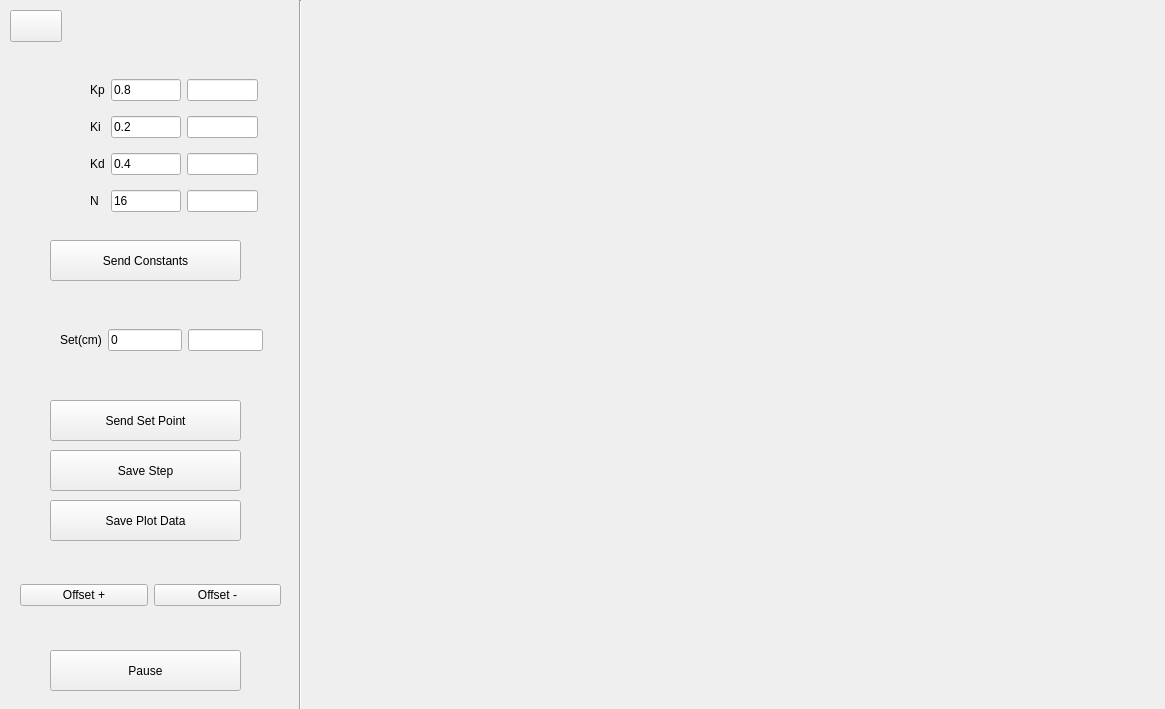
<?xml version="1.0" encoding="UTF-8"?>
<ui version="4.0">
 <class>NewBalanceBeamWidget</class>
 <widget class="QWidget" name="NewBalanceBeamWidget">
  <property name="geometry">
   <rect>
    <x>0</x>
    <y>0</y>
    <width>1165</width>
    <height>709</height>
   </rect>
  </property>
  <property name="minimumSize">
   <size>
    <width>1165</width>
    <height>709</height>
   </size>
  </property>
  <property name="windowTitle">
   <string>Form</string>
  </property>
  <property name="styleSheet">
   <string notr="true">QWidget {
	font-family: &quot;Segoe UI&quot;;
	font-size: 16px;
	color: #033f63;
}

QPushButton {
	background-color: #033f63;
	color: #d9d9d9;
	border-radius: 4px;
	padding: 8px 16px;
}

#sampling_rate_label, #input_label, #filter_label, #mid_corner_label, #low_corner_label, #high_corner_label {
	font-size: 20px;
	text-align: center;
	color: #98012e;
}

background-color: #d9d9d9;</string>
  </property>
  <widget class="QPushButton" name="home_btn">
   <property name="geometry">
    <rect>
     <x>10</x>
     <y>10</y>
     <width>52</width>
     <height>32</height>
    </rect>
   </property>
   <property name="text">
    <string/>
   </property>
   <property name="icon">
    <iconset resource="basic_operation.qrc">
     <normaloff>:/assets/assets/home_icon.png</normaloff>:/assets/assets/home_icon.png</iconset>
   </property>
  </widget>
  <widget class="QWidget" name="gridLayoutWidget">
   <property name="geometry">
    <rect>
     <x>90</x>
     <y>70</y>
     <width>168</width>
     <height>151</height>
    </rect>
   </property>
   <layout class="QGridLayout" name="gridLayout">
    <item row="1" column="0">
     <widget class="QLabel" name="label_2">
      <property name="text">
       <string>Ki</string>
      </property>
     </widget>
    </item>
    <item row="2" column="0">
     <widget class="QLabel" name="label_3">
      <property name="text">
       <string>Kd</string>
      </property>
     </widget>
    </item>
    <item row="0" column="1">
     <widget class="QLineEdit" name="kp_input">
      <property name="text">
       <string>0.8</string>
      </property>
     </widget>
    </item>
    <item row="0" column="0">
     <widget class="QLabel" name="label">
      <property name="text">
       <string>Kp</string>
      </property>
     </widget>
    </item>
    <item row="0" column="2">
     <widget class="QLineEdit" name="kp_output">
      <property name="readOnly">
       <bool>true</bool>
      </property>
     </widget>
    </item>
    <item row="3" column="0">
     <widget class="QLabel" name="label_4">
      <property name="text">
       <string>N</string>
      </property>
     </widget>
    </item>
    <item row="1" column="1">
     <widget class="QLineEdit" name="ki_input">
      <property name="text">
       <string>0.2</string>
      </property>
     </widget>
    </item>
    <item row="2" column="1">
     <widget class="QLineEdit" name="kd_input">
      <property name="text">
       <string>0.4</string>
      </property>
     </widget>
    </item>
    <item row="3" column="1">
     <widget class="QLineEdit" name="n_input">
      <property name="text">
       <string>16</string>
      </property>
     </widget>
    </item>
    <item row="1" column="2">
     <widget class="QLineEdit" name="ki_output">
      <property name="readOnly">
       <bool>true</bool>
      </property>
     </widget>
    </item>
    <item row="2" column="2">
     <widget class="QLineEdit" name="kd_output">
      <property name="readOnly">
       <bool>true</bool>
      </property>
     </widget>
    </item>
    <item row="3" column="2">
     <widget class="QLineEdit" name="n_output">
      <property name="readOnly">
       <bool>true</bool>
      </property>
     </widget>
    </item>
   </layout>
  </widget>
  <widget class="Line" name="line">
   <property name="geometry">
    <rect>
     <x>290</x>
     <y>0</y>
     <width>20</width>
     <height>741</height>
    </rect>
   </property>
   <property name="orientation">
    <enum>Qt::Vertical</enum>
   </property>
  </widget>
  <widget class="QPushButton" name="send_constants_btn">
   <property name="geometry">
    <rect>
     <x>50</x>
     <y>240</y>
     <width>191</width>
     <height>41</height>
    </rect>
   </property>
   <property name="text">
    <string>Send Constants</string>
   </property>
  </widget>
  <widget class="QWidget" name="horizontalLayoutWidget">
   <property name="geometry">
    <rect>
     <x>60</x>
     <y>300</y>
     <width>203</width>
     <height>80</height>
    </rect>
   </property>
   <layout class="QHBoxLayout" name="horizontalLayout">
    <item>
     <widget class="QLabel" name="label_5">
      <property name="text">
       <string>Set(cm)</string>
      </property>
     </widget>
    </item>
    <item>
     <widget class="QLineEdit" name="set_cm_input">
      <property name="text">
       <string>0</string>
      </property>
     </widget>
    </item>
    <item>
     <widget class="QLineEdit" name="set_cm_output">
      <property name="readOnly">
       <bool>true</bool>
      </property>
     </widget>
    </item>
   </layout>
  </widget>
  <widget class="QPushButton" name="send_set_point_btn">
   <property name="geometry">
    <rect>
     <x>50</x>
     <y>400</y>
     <width>191</width>
     <height>41</height>
    </rect>
   </property>
   <property name="text">
    <string>Send Set Point</string>
   </property>
  </widget>
  <widget class="QPushButton" name="save_step_btn">
   <property name="geometry">
    <rect>
     <x>50</x>
     <y>450</y>
     <width>191</width>
     <height>41</height>
    </rect>
   </property>
   <property name="text">
    <string>Save Step</string>
   </property>
  </widget>
  <widget class="QPushButton" name="save_plot_data_btn">
   <property name="geometry">
    <rect>
     <x>50</x>
     <y>500</y>
     <width>191</width>
     <height>41</height>
    </rect>
   </property>
   <property name="text">
    <string>Save Plot Data</string>
   </property>
  </widget>
  <widget class="QWidget" name="horizontalLayoutWidget_2">
   <property name="geometry">
    <rect>
     <x>20</x>
     <y>560</y>
     <width>261</width>
     <height>71</height>
    </rect>
   </property>
   <layout class="QHBoxLayout" name="horizontalLayout_2">
    <item>
     <widget class="QPushButton" name="offset_inc_btn">
      <property name="text">
       <string>Offset +</string>
      </property>
     </widget>
    </item>
    <item>
     <widget class="QPushButton" name="offset_dec_btn">
      <property name="text">
       <string>Offset -</string>
      </property>
     </widget>
    </item>
   </layout>
  </widget>
  <widget class="QPushButton" name="pause_btn">
   <property name="geometry">
    <rect>
     <x>50</x>
     <y>650</y>
     <width>191</width>
     <height>41</height>
    </rect>
   </property>
   <property name="text">
    <string>Pause</string>
   </property>
  </widget>
  <widget class="QWidget" name="graph" native="true">
   <property name="geometry">
    <rect>
     <x>340</x>
     <y>30</y>
     <width>801</width>
     <height>641</height>
    </rect>
   </property>
   <property name="maximumSize">
    <size>
     <width>16777215</width>
     <height>16777215</height>
    </size>
   </property>
  </widget>
 </widget>
 <resources>
  <include location="basic_operation.qrc"/>
 </resources>
 <connections/>
</ui>
